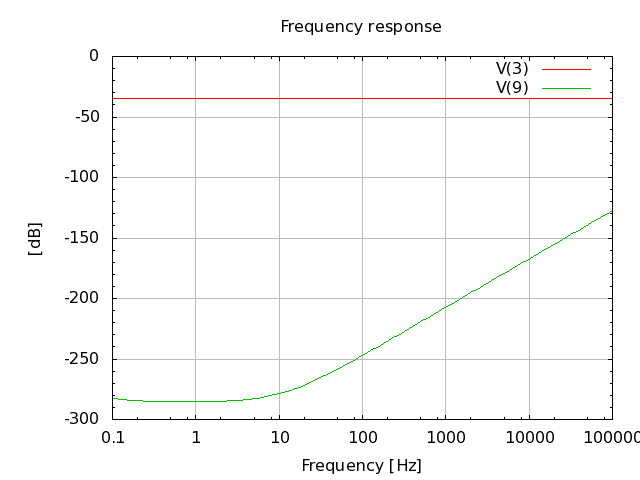

Reproduce this figure in gnuplot.
# setup terminal
set term png

# setup graph
set output "26.006.00.53.02.png"
set title "Frequency response"

# setup Y-axis
set grid ytics lt 1 lw 1 lc rgb "#bbbbbb"
set mytics
set ylabel "[dB]"

#setup X-axis
set logscale x 10
set grid xtics lt 1 lw 1 lc rgb "#bbbbbb"
set xlabel "Frequency [Hz]"

# setup plot style
set style data lines
plot '26.006.00.53.02.dat' using 1:2 title "V(3)", \
     '26.006.00.53.02.dat' using 1:3 title "V(9)"

# set output back to default
set output

# reset terminal type
set terminal pop
